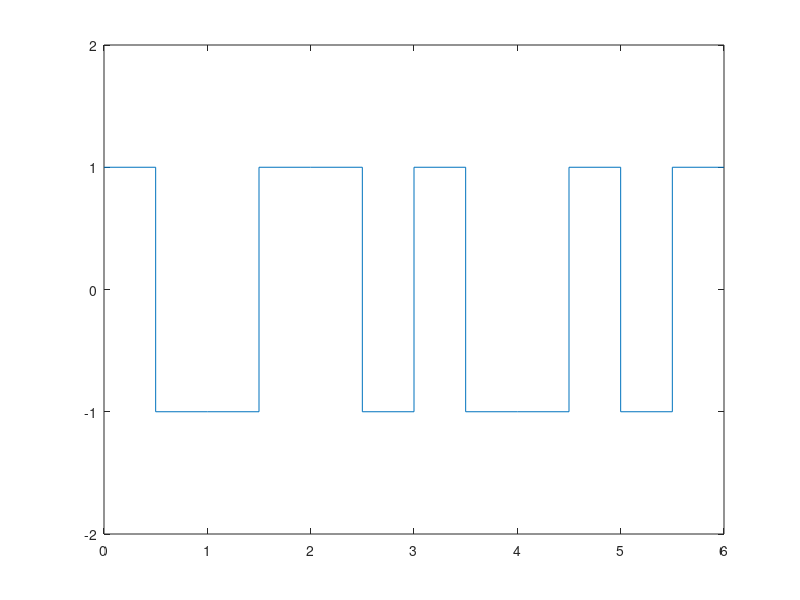

Here is the MATLAB script that generated this plot:
load manchester.txt
m=manchester;
n=length(m);
x=[];
y=[];
for i=1:n
    x=[x i-1 i-.5 i-.5 i];
    if(m(i)==1)
        y=[y -1 -1 1 1];
    else
        y=[y 1 1 -1 -1];
    end
end
plot(x,y),axis([0,n,-2,2])